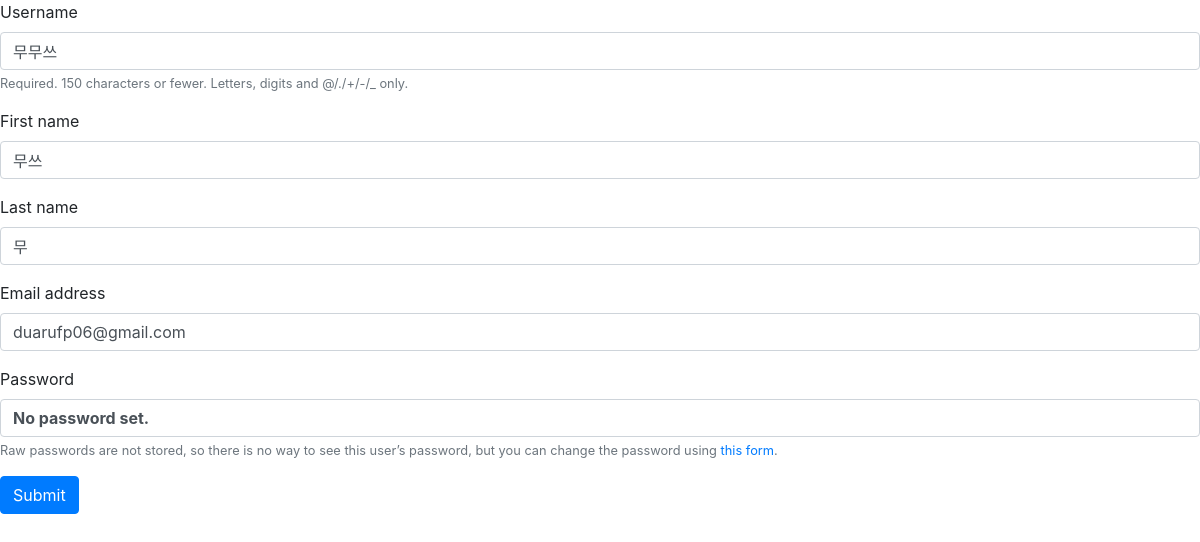
Page /accounts/update/ (signed in) on the committed database.
### accounts/models.py (models this page shows)
class User(AbstractUser):
    followers = models.ManyToManyField(settings.AUTH_USER_MODEL, related_name='followings', blank=True)

### accounts/views.py (the view)
# urls.py: path('update/', views.update, name='update'),
@login_required
def update(request):
    if request.method == 'POST':
        form = CustomUserChangeForm(request.POST, instance=request.user)
        if form.is_valid():
            form.save()
            return redirect('articles:index')
    else:
        form = CustomUserChangeForm(instance=request.user)
    context = {
        'form': form,
    }
    return render(request, 'accounts/form.html', context)

### accounts/forms.py
class CustomUserChangeForm(UserChangeForm):
    class Meta:
        model = get_user_model()    # User return
        fields = ('username', 'first_name', 'last_name', 'email')

### accounts/templates/accounts/form.html (shortened to what this page needs)
{% extends 'accounts/base.html' %}
{% load bootstrap4 %}
{% load socialaccount %}
{% block body %}
<form role="form" action="" method="POST">
  {% bootstrap_form form %}
  {% buttons %}
  <button type="submit" class="btn btn-primary">Submit</button>
  {% endbuttons %}
</form>
{% endblock %}

### rows in the picture
User: username "무무쓰", first_name "무쓰", last_name "무", email "duarufp06@gmail.com"
